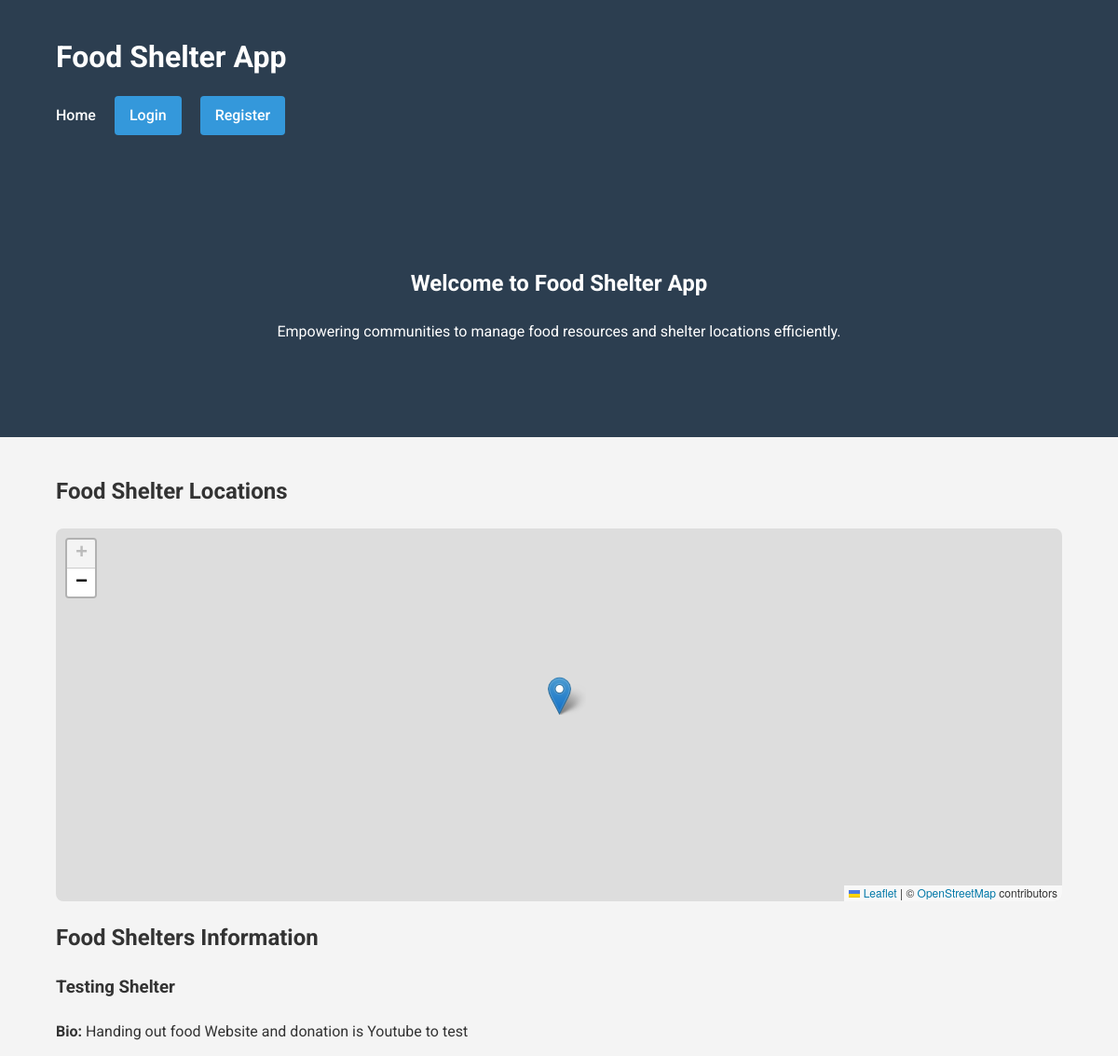
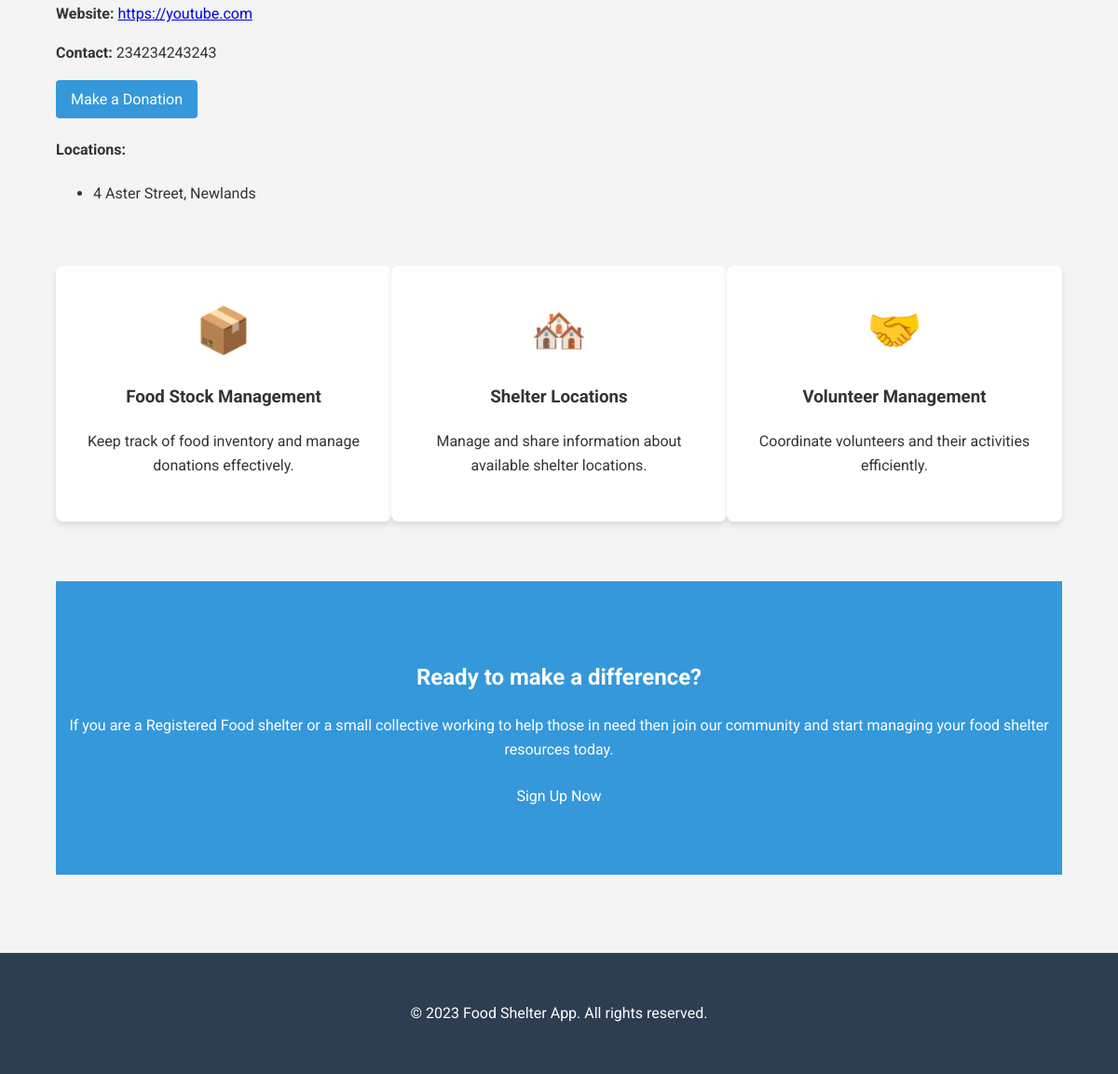
The page / on the database its author committed (2 pictures, top to bottom).
### app.py (models this page shows)
class User(UserMixin, db.Model):
    id = db.Column(db.Integer, primary_key=True)
    email = db.Column(db.String(120), unique=True, nullable=False)
    password_hash = db.Column(db.String(128))
    name = db.Column(db.String(100), nullable=True)
    bio = db.Column(db.Text, nullable=True)
    website = db.Column(db.String(200), nullable=True)
    contact = db.Column(db.String(100), nullable=True)
    notes = db.relationship('Note', backref='user', lazy=True)
    volunteers = db.relationship('Volunteer', backref='user', lazy=True)
    budget_entries = db.relationship('Budget', backref='user', lazy=True)
    donations = db.relationship('Donation', backref='user', lazy=True)
    role = db.Column(db.String(20), nullable=False, default='user')
    donation_link = db.Column(db.String(200), nullable=True)

class ShelterLocation(db.Model):
    id = db.Column(db.Integer, primary_key=True)
    address = db.Column(db.String(200), nullable=False)
    date = db.Column(db.Date, nullable=False)
    user_id = db.Column(db.Integer, db.ForeignKey('user.id'), nullable=False)
    latitude = db.Column(db.Float, nullable=True)
    longitude = db.Column(db.Float, nullable=True)

### app.py (the view)
@app.route('/')
def home():
    users = User.query.all()
    shelter_info = []
    for user in users:
        locations = ShelterLocation.query.filter_by(user_id=user.id).all()
        shelter_info.append({
            'name': user.name,
            'bio': user.bio,
            'website': user.website,
            'contact': user.contact,
            'donation_link': user.donation_link,
            'locations': [{'address': loc.address, 'latitude': loc.latitude, 'longitude': loc.longitude} for loc in locations]
        })
    return render_template('home.html', shelter_info=shelter_info)

### templates/home.html (shortened to what this page needs)
<!DOCTYPE html>
<html lang="en">
<head>
    <link rel="stylesheet" href="{{ url_for('static', filename='css/style.css') }}">
    <link rel="stylesheet" href="https://unpkg.com/leaflet@1.7.1/dist/leaflet.css" />
</head>
<body>
    <header class="header">
        <div class="container">
            <h1>Food Shelter App</h1>
            <nav>
                <a href="{{ url_for('home') }}" class="nav-link">Home</a>
                {% if current_user.is_authenticated %}
                    <a href="{{ url_for('dashboard') }}" class="nav-link">Dashboard</a>
                    <a href="{{ url_for('logout') }}" class="btn btn-logout">Logout</a>
                {% else %}
                    <a href="{{ url_for('login') }}" class="btn btn-login">Login</a>
                    <a href="{{ url_for('register') }}" class="btn btn-register">Register</a>
                {% endif %}
            </nav>
        </div>
    </header>
    <main>
        <section class="hero">
            <div class="container">
                <h2>Welcome to Food Shelter App</h2>
                <p>Empowering communities to manage food resources and shelter locations efficiently.</p>
            </div>
        </section>
        <div class="container">
            <section class="map-section">
                <h2>Food Shelter Locations</h2>
                <div id="map"></div>
            </section>
            <section class="shelters-section">
                <h2>Food Shelters Information</h2>
                {% for shelter in shelter_info %}
                <div class="shelter-card">
                    <h3>{{ shelter.name or 'Unnamed Shelter' }}</h3>
                    {% if shelter.bio %}
                        <p><strong>Bio:</strong> {{ shelter.bio }}</p>
                    {% endif %}
                    {% if shelter.website %}
                        <p><strong>Website:</strong> <a href="{{ shelter.website }}" target="_blank" rel="noopener noreferrer">{{ shelter.website }}</a></p>
                    {% endif %}
                    {% if shelter.contact %}
                        <p><strong>Contact:</strong> {{ shelter.contact }}</p>
                    {% endif %}
                    {% if shelter.donation_link %}
                        <p><a href="{{ shelter.donation_link }}" class="btn btn-donate" target="_blank" rel="noopener noreferrer">Make a Donation</a></p>
                    {% endif %}
                    <h4>Locations:</h4>
                    <ul class="location-list">
                        {% for location in shelter.locations %}
                            <li>{{ location.address }}</li>
                        {% endfor %}
                    </ul>
                </div>
                {% endfor %}
            </section>
            <section class="features">
                <div class="feature">
                    <div class="feature-icon">📦</div>
                    <h3>Food Stock Management</h3>
                    <p>Keep track of food inventory and manage donations effectively.</p>
                </div>
                <div class="feature">
                    <div class="feature-icon">🏘️</div>
                    <h3>Shelter Locations</h3>
                    <p>Manage and share information about available shelter locations.</p>
                </div>
                <div class="feature">
                    <div class="feature-icon">🤝</div>
                    <h3>Volunteer Management</h3>
                    <p>Coordinate volunteers and their activities efficiently.</p>
                </div>
            </section>
            <section class="cta">
                <h2>Ready to make a difference?</h2>
                <p>If you are a Registered Food shelter or a small collective working to help those in need then join our community and start managing your food shelter resources today.</p>
                <a href="{{ url_for('register') }}" class="btn btn-cta">Sign Up Now</a>
            </section>
        </div>
    </main>
    <footer>
        <div class="container">
            <p>&copy; 2023 Food Shelter App. All rights reserved.</p>
        </div>
    </footer>
</body>
</html>

### static/css/style.css (style rules this page uses)
:root { --primary-color: #2c3e50; --secondary-color: #3498db; --background-color: #f4f4f4; --text-color: #333; --light-gray: #e0e0e0; --white: #ffffff; --sidebar-width: 250px; }
body { font-family: 'Roboto', sans-serif; line-height: 1.6; color: var(--text-color); background-color: var(--background-color); margin: 0; padding: 0; }
.container { width: 90%; max-width: 1200px; margin: 0 auto; padding: 20px; }
.header { background-color: var(--primary-color); color: var(--white); padding: 1rem 0; box-shadow: 0 2px 4px rgba(0, 0, 0, 0.1); }
.header h1 { margin: 0; font-size: 2rem; }
.header nav { margin-top: 1rem; }
.header nav a { color: var(--white); text-decoration: none; margin-right: 1rem; font-weight: 500; }
.btn { display: inline-block; background-color: var(--secondary-color); color: var(--white); padding: 0.5rem 1rem; text-decoration: none; border-radius: 4px; transition: background-color 0.3s ease; }
.hero { background-color: var(--primary-color); color: var(--white); text-align: center; padding: 4rem 0; }
.features { display: flex; justify-content: space-between; margin: 4rem 0; }
.feature { flex-basis: 30%; text-align: center; padding: 2rem; background-color: var(--white); border-radius: 8px; box-shadow: 0 4px 6px rgba(0, 0, 0, 0.1); }
.cta { background-color: var(--secondary-color); color: var(--white); text-align: center; padding: 4rem 0; }
footer { background-color: var(--primary-color); color: var(--white); text-align: center; padding: 1rem 0; margin-top: 4rem; }
.feature-icon { font-size: 48px; margin-bottom: 15px; }

### templates/home.html (style rules this page uses)
#map { height: 400px; width: 100%; margin-bottom: 20px; border-radius: 8px; }

### rows shown on the page
User: name "Testing Shelter", bio "Handing out food Website and donation is Youtube to test", website "https://youtube.com", contact "234234243243"
ShelterLocation: address "4 Aster Street, Newlands"
